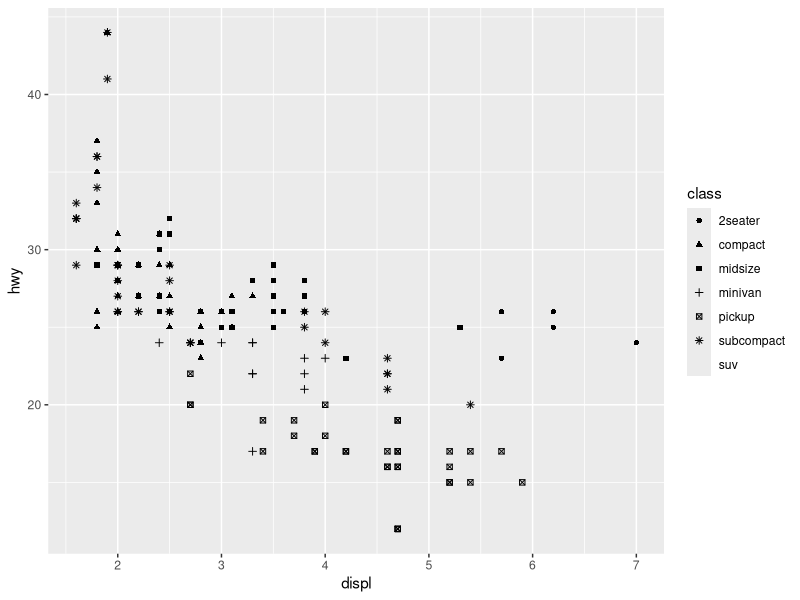
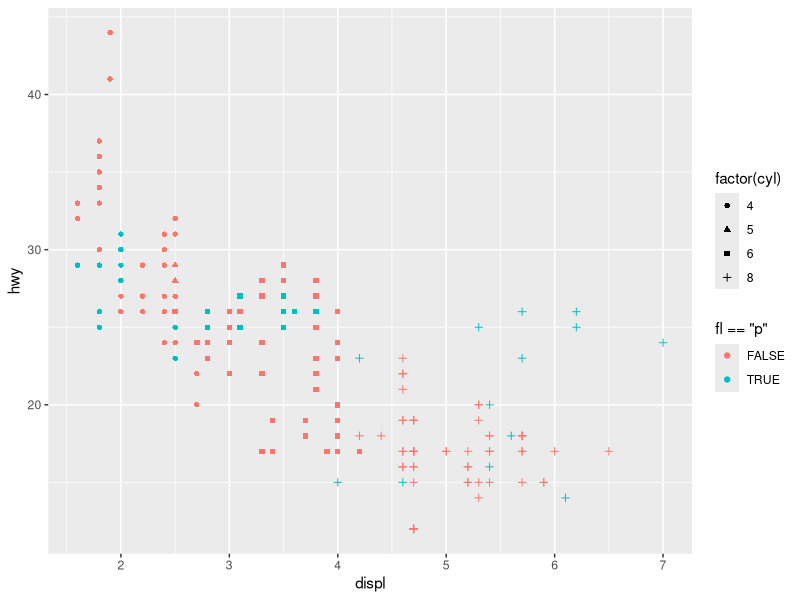
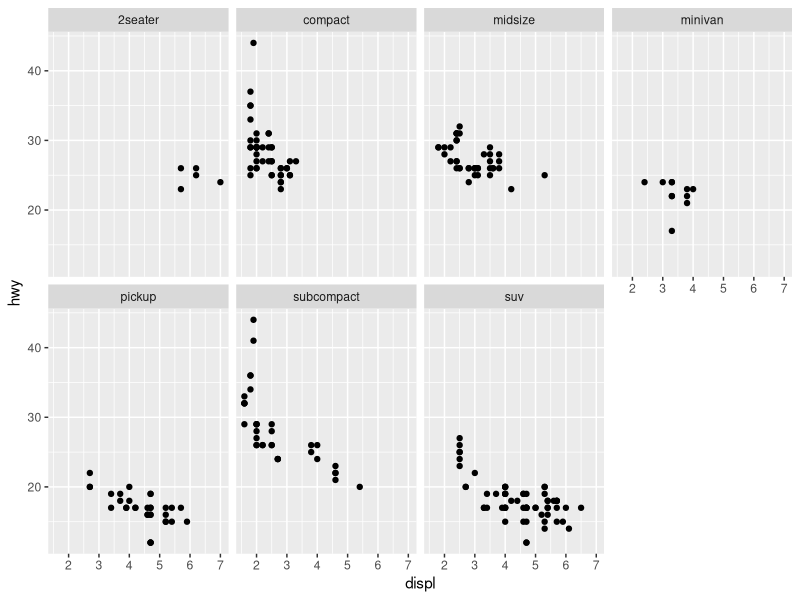
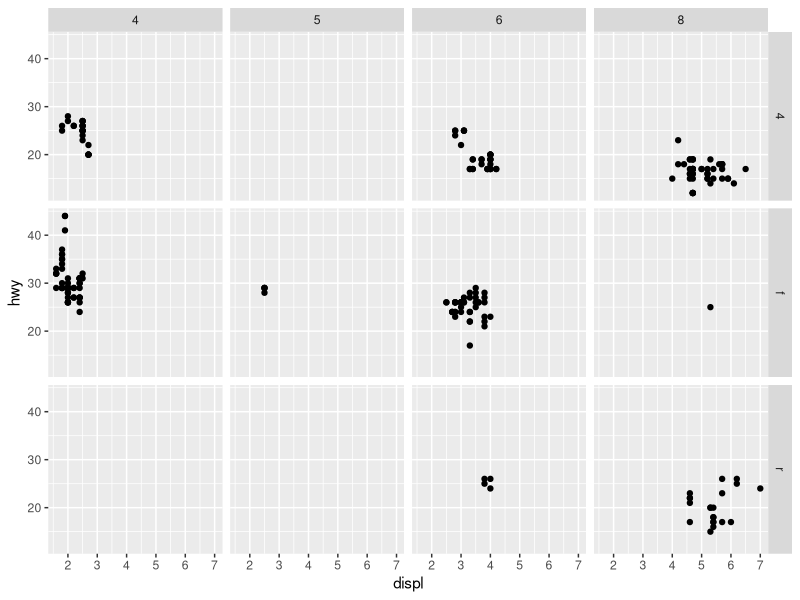
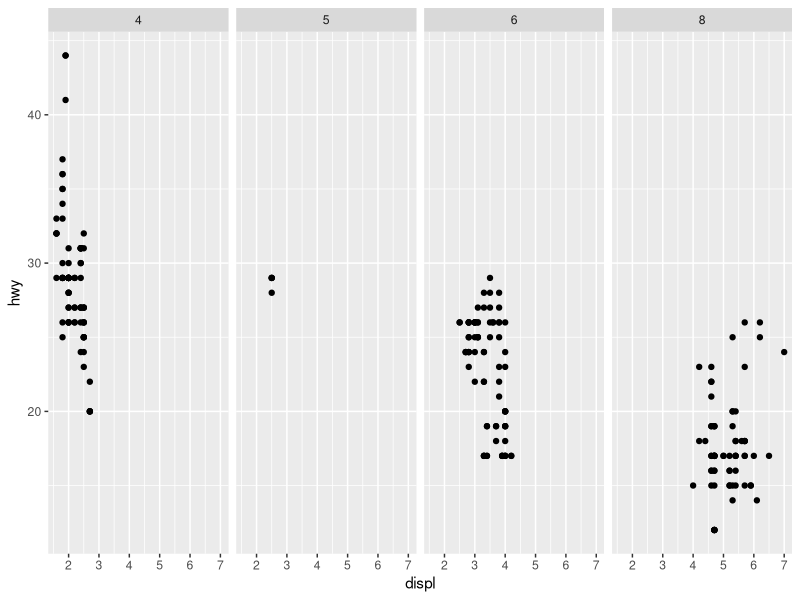
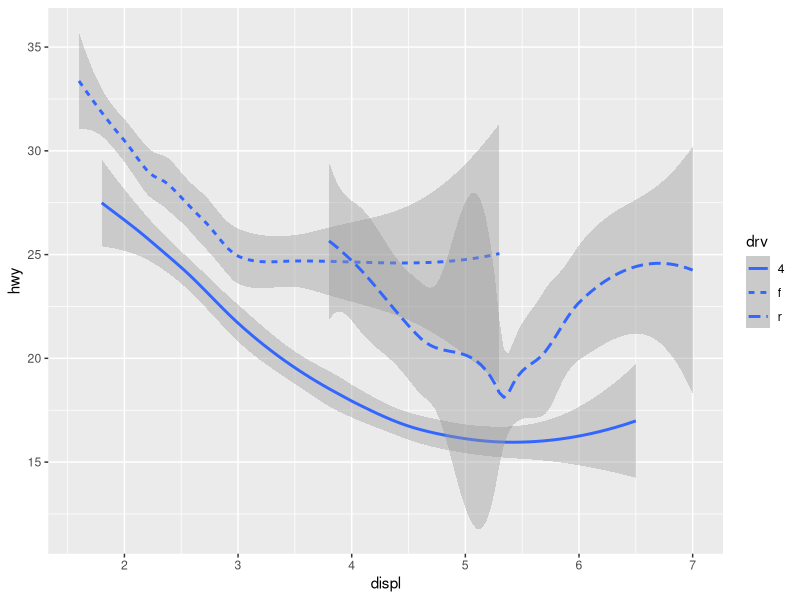

These charts were generated, in order, by the following R code:
#install.packages("tidyverse")
#install.packages(c("nycflights13", "gapminder", "Lahman"))

library("tidyverse")

mtcars <- mtcars
ncol(mpg)
nrow(mpg)

?mpg
?geom_point

#Scatter Plots == Point Geom

ggplot(data = mpg) + geom_point(mapping = aes(x = displ, y = hwy, shape = class)) #size, color
ggplot(data = mpg) + geom_point(mapping = aes(x = displ, y = hwy, color = fl == "p", shape = factor(cyl))) #size, color

#Factes : categorial variables
ggplot(data = mpg) + 
  geom_point(mapping = aes(x = displ, y = hwy)) +
  facet_wrap(~ class, nrow = 2)

ggplot(data = mpg) + 
  geom_point(mapping = aes(x = displ, y = hwy)) +
  facet_grid(drv ~ cyl)

ggplot(data = mpg) + 
  geom_point(mapping = aes(x = displ, y = hwy)) +
  facet_grid(. ~ cyl) #facet_grid(drv ~ .)


#Bar charts == Bar geom
#line charts == line geom (smooth)
#box plot == box geom

ggplot(data = mpg) + 
  geom_smooth(mapping = aes(x = displ, y = hwy, linetype = drv))